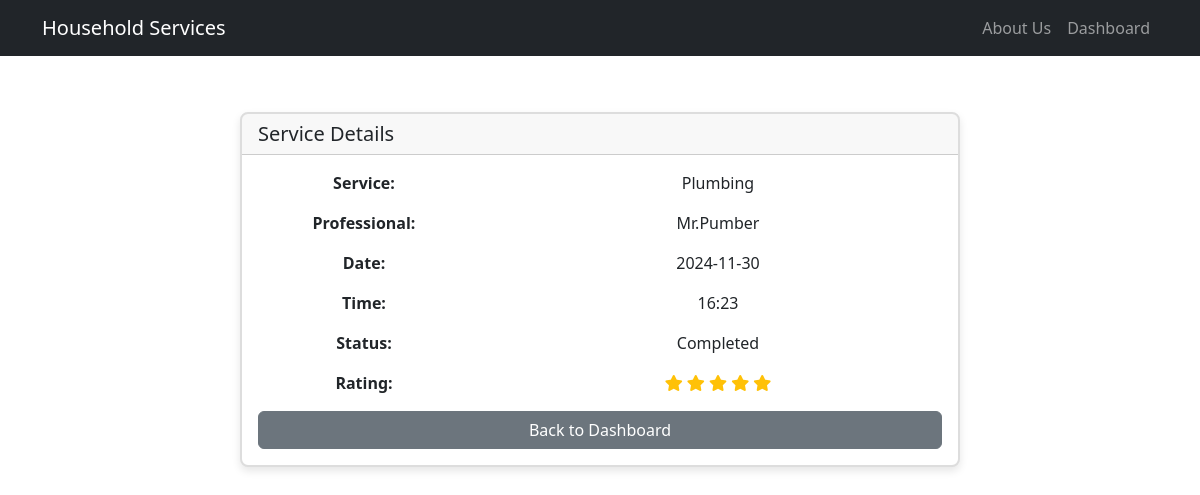
The app's page /customer/service/2 (signed in) with its own data.
### model.py (models this page shows, shortened)
class Service(db.Model):
    id = db.Column(db.Integer, primary_key=True)
    name = db.Column(db.String(100), nullable=False)
    description = db.Column(db.Text)
    created_at = db.Column(db.DateTime, default=datetime.utcnow)
    is_active = db.Column(db.Boolean, default=True)

class User(UserMixin, db.Model):
    id = db.Column(db.Integer, primary_key=True)
    username = db.Column(db.String(80), unique=True, nullable=False)
    email = db.Column(db.String(120), unique=True, nullable=False)
    password_hash = db.Column(db.String(128), nullable=False)
    type = db.Column(db.String(50), nullable=False)
    created_at = db.Column(db.DateTime, default=datetime.utcnow)
    updated_at = db.Column(db.DateTime, default=datetime.utcnow, onupdate=datetime.utcnow)
    __mapper_args__ = {
        'polymorphic_identity': 'user',
        'polymorphic_on': type
    }

class ServiceProfessional(User):
    __tablename__ = 'service_professional'
    __mapper_args__ = {'polymorphic_identity': 'service_professional'}
    id = db.Column(db.Integer, db.ForeignKey('user.id'), primary_key=True)
    name = db.Column(db.String(100), nullable=False)  # Made nullable=False
    phone = db.Column(db.String(20))
    description = db.Column(db.Text)
    service_type = db.Column(db.String(100), nullable=False)  # Made nullable=False
    experience = db.Column(db.Integer, nullable=False)  # Made nullable=False
    address = db.Column(db.String(200), nullable=False)  # Added address field
    pincode = db.Column(db.String(10), nullable=False)  # Added pincode field
    documents_path = db.Column(db.String(255))  # Added documents path
    is_blocked = db.Column(db.Boolean, default=False)
    is_approved = db.Column(db.Boolean, default=False)
    is_active = db.Column(db.Boolean, default=True)
    rating = db.Column(db.Float, default=0.0)
    total_reviews = db.Column(db.Integer, default=0)
    requests = db.relationship('ServiceRequest', backref='professional', lazy='dynamic')

class ServiceRequest(db.Model):
    id = db.Column(db.Integer, primary_key=True)
    service_id = db.Column(db.Integer, db.ForeignKey('service.id'), nullable=False)
    customer_id = db.Column(db.Integer, db.ForeignKey('customer.id'), nullable=False)
    professional_id = db.Column(db.Integer, db.ForeignKey('service_professional.id'))
    date_of_request = db.Column(db.DateTime, default=datetime.utcnow, nullable=False)
    date_of_completion = db.Column(db.DateTime)
    status = db.Column(db.String(20), default='requested')  # requested, accepted, in_progress, completed, cancelled
    remarks = db.Column(db.Text)
    rating = db.Column(db.Integer)  # 1-5 rating
    review = db.Column(db.Text)
    service = db.relationship('Service', backref='requests')
    preferred_date = db.Column(db.Date, nullable=False)
    preferred_time = db.Column(db.Time, nullable=False)
    address = db.Column(db.String(200), nullable=False)
    pincode = db.Column(db.String(10), nullable=False)
    description = db.Column(db.Text)
    sub_service_id = db.Column(db.Integer, db.ForeignKey('sub_service.id'))
    sub_service = db.relationship('SubService', backref='requests')

### routes.py (the view)
@app.route('/customer/service/<int:request_id>')
@login_required
def customer_service_details(request_id):
    if current_user.type != 'customer':
        flash('Access denied.', 'danger')
        return redirect(url_for('dashboard'))
    service = ServiceRequest.query.get_or_404(request_id)
    if service.customer_id != current_user.id:
        flash('Access denied.', 'danger')
        return redirect(url_for('dashboard'))
    return render_template('customer/service_details.html', service=service)

### app.py (called while the page is built)
@login_manager.user_loader
def load_user(user_id):
    return User.query.get(int(user_id))

### templates/customer/service_details.html
{% extends "main.html" %}
{% block content %}
<div class="container mt-4">
    <div class="row">
        <div class="col-md-8 mx-auto">
            <div class="card">
                <div class="card-header">
                    <h5 class="card-title mb-0">Service Details</h5>
                </div>
                <div class="card-body">
                    <div class="row mb-3">
                        <div class="col-md-4 fw-bold">Service:</div>
                        <div class="col-md-8">{{ service.service.name }}</div>
                    </div>
                    <div class="row mb-3">
                        <div class="col-md-4 fw-bold">Professional:</div>
                        <div class="col-md-8">{{ service.professional.name if service.professional else 'Not Assigned' }}</div>
                    </div>
                    <div class="row mb-3">
                        <div class="col-md-4 fw-bold">Date:</div>
                        <div class="col-md-8">{{ service.preferred_date.strftime('%Y-%m-%d') }}</div>
                    </div>
                    <div class="row mb-3">
                        <div class="col-md-4 fw-bold">Time:</div>
                        <div class="col-md-8">{{ service.preferred_time.strftime('%H:%M') }}</div>
                    </div>
                    <div class="row mb-3">
                        <div class="col-md-4 fw-bold">Status:</div>
                        <div class="col-md-8">{{ service.status.title() }}</div>
                    </div>
                    <div class="row mb-3">
                        <div class="col-md-4 fw-bold">Rating:</div>
                        <div class="col-md-8">
                            {% if service.rating %}
                                <span class="text-warning">
                                    {% for i in range(service.rating) %}
                                        <i class="fas fa-star"></i>
                                    {% endfor %}
                                </span>
                            {% else %}
                                <span class="text-muted">Not rated yet</span>
                            {% endif %}
                        </div>
                    </div>
                    <div class="d-grid gap-2">
                        <a href="{{ url_for('dashboard') }}" class="btn btn-secondary">Back to Dashboard</a>
                    </div>
                </div>
            </div>
        </div>
    </div>
</div>
{% endblock %}

### static/css/style.css (style rules this page uses)
.card { box-shadow: 0 0 10px rgba(0,0,0,0.1); margin-top: 2rem; }
.card-body { padding: 2rem; }
.card { border: 2px solid #ddd; border-radius: 8px; box-shadow: 0 4px 8px rgba(0, 0, 0, 0.1); transition: transform 0.2s, box-shadow 0.2s; overflow: hidden; }
.card-body { padding: 16px; text-align: center; }

### records on screen
Service: service.name "Plumbing"
ServiceProfessional: professional "Mr.Pumber"
ServiceRequest: preferred_date "2024-11-30", preferred_time "16:23", status "Completed", rating 5 (drawn)
